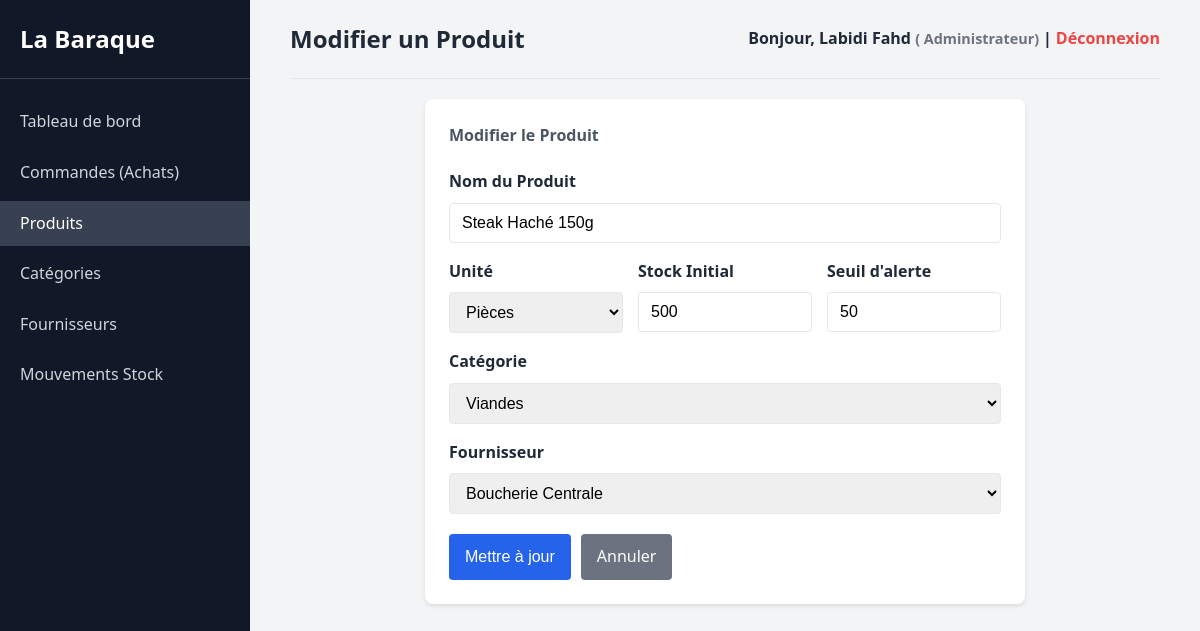
The page /index.php?controleur=produit&action=edit&id=1 (signed in) on the database its author committed.
### tables this page shows
CREATE TABLE IF NOT EXISTS `produits` (
  `id_prod` int(11) NOT NULL AUTO_INCREMENT,
  `nom_prod` varchar(100) NOT NULL,
  `unite` varchar(20) NOT NULL,
  `stock_initial` int(11) NOT NULL DEFAULT 0,
  `seuil_alerte` int(11) NOT NULL DEFAULT 5,
  `id_categ` int(11) NOT NULL,
  `id_fourni` int(11) NOT NULL,
  PRIMARY KEY (`id_prod`),
  KEY `id_categ` (`id_categ`),
  KEY `id_fourni` (`id_fourni`)
);

CREATE TABLE IF NOT EXISTS `categ_produits` (
  `id_categ` int(11) NOT NULL AUTO_INCREMENT,
  `libelle_categ` varchar(100) NOT NULL,
  PRIMARY KEY (`id_categ`)
);

CREATE TABLE IF NOT EXISTS `fournisseurs` (
  `id_fourni` int(11) NOT NULL AUTO_INCREMENT,
  `nom_fourni` varchar(100) NOT NULL,
  `tel_fourni` varchar(20) DEFAULT NULL,
  `rue_fourni` varchar(150) DEFAULT NULL,
  `cp_fourni` varchar(10) DEFAULT NULL,
  `ville_fourni` varchar(100) DEFAULT NULL,
  PRIMARY KEY (`id_fourni`)
);

### controleurs/ProduitController.php (called while the page is built, shortened)
<?php
require_once BASE_PATH . '/modeles/Produit.php';
require_once BASE_PATH . '/modeles/Categorie.php';
require_once BASE_PATH . '/modeles/Fournisseur.php';
class ProduitController
{
    private $produitModel;
    private $categorieModel;
    private $fournisseurModel;
    public function __construct()
    {
        $this->produitModel = new Produit();
        $this->categorieModel = new Categorie();
        $this->fournisseurModel = new Fournisseur();
    }
    public function edit()
    {
        $id = $_GET['id'] ?? null;
        $produit = $this->produitModel->getById($id, 'id_prod');
        $categories = $this->categorieModel->getAll();
        $fournisseurs = $this->fournisseurModel->getAll();
        require_once BASE_PATH . '/vues/produits/edit.php';
        require_once BASE_PATH . '/vues/layout.php';
    }
}
?>

### config/database.php (called while the page is built, shortened)
<?php
class Database
{
    private static $instance = null;
    private $conn;
    private function __construct()
    {
        try {
            $this->conn = new PDO("mysql:host=" . DB_HOST . ";dbname=" . DB_NAME . ";charset=utf8mb4", DB_USER, DB_PASS);
            $this->conn->setAttribute(PDO::ATTR_ERRMODE, PDO::ERRMODE_EXCEPTION);
            $this->conn->setAttribute(PDO::ATTR_DEFAULT_FETCH_MODE, PDO::FETCH_ASSOC);
            $this->conn->exec("SET NAMES utf8mb4");
        } catch (PDOException $e) {
            die("Erreur de connexion : " . $e->getMessage());
        }
    }
    public static function getInstance()
    {
        if (!self::$instance) {
            self::$instance = new Database();
        }
        return self::$instance;
    }
    public function getConnection()
    {
        return $this->conn;
    }
}
?>

### modeles/Model.php (called while the page is built, shortened)
<?php
require_once __DIR__ . '/../config/database.php';
abstract class Model
{
    protected $table;
    protected $db;
    public function __construct()
    {
        $this->db = Database::getInstance()->getConnection();
    }
    public function getAll()
    {
        $stmt = $this->db->prepare("SELECT * FROM {$this->table}");
        $stmt->execute();
        return $stmt->fetchAll();
    }
    public function getById($id, $pk)
    {
        $stmt = $this->db->prepare("SELECT * FROM {$this->table} WHERE {$pk} = :id");
        $stmt->bindParam(':id', $id);
        $stmt->execute();
        return $stmt->fetch();
    }
}
?>

### modeles/Produit.php (called while the page is built, shortened)
<?php
require_once __DIR__ . '/Model.php';
class Produit extends Model
{
    public function __construct()
    {
        $this->table = 'produits';
    }
}
?>

### modeles/Categorie.php (called while the page is built, shortened)
<?php
require_once __DIR__ . '/Model.php';
class Categorie extends Model
{
    public function __construct()
    {
        $this->table = 'categ_produits';
    }
}
?>

### modeles/Fournisseur.php (called while the page is built, shortened)
<?php
require_once __DIR__ . '/Model.php';
class Fournisseur extends Model
{
    public function __construct()
    {
        $this->table = 'fournisseurs';
    }
}
?>

### vues/produits/edit.php (the view, shortened to what this page needs)
<div class="card" style="max-width: 600px; margin: 0 auto;">
    <h3>Modifier le Produit</h3>
    <form
        action="<?= BASE_URL ?>/index.php?controleur=produit&action=update&id=<?= htmlspecialchars($produit['id_prod']) ?>"
        method="POST" style="margin-top: 20px;">
        <div class="form-group">
            <label for="nom_prod">Nom du Produit</label>
            <input type="text" id="nom_prod" name="nom_prod" class="form-control"
                value="<?= htmlspecialchars($produit['nom_prod']) ?>" required>
        </div>
        <div class="form-group" style="display: flex; gap: 15px;">
            <div style="flex: 1;">
                <label for="unite">Unité</label>
                <select id="unite" name="unite" class="form-control" required>
                    <option value="Pièces" <?= $produit['unite'] == 'Pièces' ? 'selected' : '' ?>>Pièces</option>
                </select>
            </div>
            <div style="flex: 1;">
                <label for="stock_initial">Stock Initial</label>
                <input type="number" id="stock_initial" name="stock_initial" class="form-control"
                    value="<?= htmlspecialchars($produit['stock_initial']) ?>" min="0" required>
            </div>
            <div style="flex: 1;">
                <label for="seuil_alerte">Seuil d'alerte</label>
                <input type="number" id="seuil_alerte" name="seuil_alerte" class="form-control"
                    value="<?= htmlspecialchars($produit['seuil_alerte'] ?? 5) ?>" min="0" required>
            </div>
        </div>
        <div class="form-group">
            <label for="id_categ">Catégorie</label>
            <select id="id_categ" name="id_categ" class="form-control" required>
                <?php foreach ($categories as $c): ?>
                    <option value="<?= $c['id_categ'] ?>" <?= ($c['id_categ'] == $produit['id_categ']) ? 'selected' : '' ?>>
                        <?= htmlspecialchars($c['libelle_categ']) ?>
                    </option>
                <?php endforeach; ?>
            </select>
        </div>
        <div class="form-group">
            <label for="id_fourni">Fournisseur</label>
            <select id="id_fourni" name="id_fourni" class="form-control" required>
                <?php foreach ($fournisseurs as $f): ?>
                    <option value="<?= $f['id_fourni'] ?>" <?= ($f['id_fourni'] == $produit['id_fourni']) ? 'selected' : '' ?>>
                        <?= htmlspecialchars($f['nom_fourni']) ?>
                    </option>
                <?php endforeach; ?>
            </select>
        </div>
        <div style="margin-top: 20px; display: flex; gap: 10px;">
            <button type="submit" class="btn">Mettre à jour</button>
            <a href="<?= BASE_URL ?>/index.php?controleur=produit&action=index" class="btn btn-secondary">Annuler</a>
        </div>
    </form>
</div>

### assets/css/style.css (style rules this page uses)
:root { --primary-color: #2563eb; --primary-hover: #1d4ed8; --bg-color: #f3f4f6; --card-bg: #ffffff; --text-main: #1f2937; --text-muted: #4b5563; --border-color: #e5e7eb; --danger-bg: #fee2e2; --danger-text: #b91c1c; --danger-border: #f87171; }
* { box-sizing: border-box; margin: 0; padding: 0; }
body { font-family: 'Segoe UI', Tahoma, Geneva, Verdana, sans-serif; background-color: var(--bg-color); color: var(--text-main); line-height: 1.6; }
.form-group { margin-bottom: 16px; }
.form-group label { display: block; margin-bottom: 8px; font-weight: 600; }
.form-control { width: 100%; padding: 10px 12px; border: 1px solid var(--border-color); border-radius: 4px; font-size: 16px; transition: border-color 0.2s; }
.btn { display: inline-block; background-color: var(--primary-color); color: white; padding: 10px 16px; border: none; border-radius: 4px; cursor: pointer; font-size: 16px; text-decoration: none; text-align: center; transition: background-color 0.2s; }
.btn-secondary { background-color: #6b7280; }
.card { background-color: var(--card-bg); padding: 24px; border-radius: 8px; box-shadow: 0 2px 4px rgba(0,0,0,0.1); }
.card h3 { margin-bottom: 10px; color: var(--text-muted); font-size: 16px; }

### rows shown on the page
produits: nom_prod "Steak Haché 150g", stock_initial "500", seuil_alerte "50", id_categ "Viandes", id_fourni "Boucherie Centrale"

### other values the page prints
$pageTitle "Modifier un Produit"
$_SESSION['user_nom'] "Labidi Fahd"
$_SESSION['user_role'] "Administrateur"
